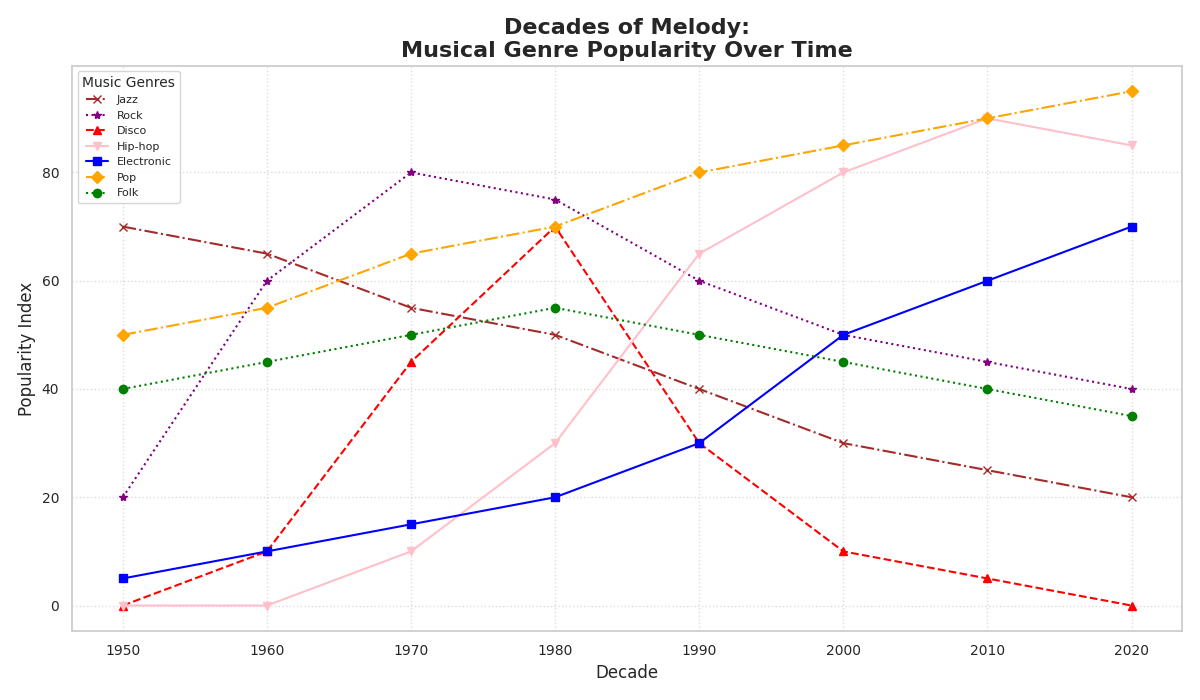

Write Python code to recreate this figure.
import matplotlib.pyplot as plt
import numpy as np

decades = np.arange(1950, 2030, 10)

jazz_popularity = [70, 65, 55, 50, 40, 30, 25, 20]
rock_popularity = [20, 60, 80, 75, 60, 50, 45, 40]
disco_popularity = [0, 10, 45, 70, 30, 10, 5, 0]
hiphop_popularity = [0, 0, 10, 30, 65, 80, 90, 85]
electronic_popularity = [5, 10, 15, 20, 30, 50, 60, 70]
pop_popularity = [50, 55, 65, 70, 80, 85, 90, 95]
folk_popularity = [40, 45, 50, 55, 50, 45, 40, 35]

fig, ax = plt.subplots(figsize=(12, 7))

# Randomly altered stylistic elements
ax.plot(decades, jazz_popularity, label='Jazz', color='brown', marker='x', linestyle='-.')
ax.plot(decades, rock_popularity, label='Rock', color='purple', marker='*', linestyle=':')
ax.plot(decades, disco_popularity, label='Disco', color='red', marker='^', linestyle='--')
ax.plot(decades, hiphop_popularity, label='Hip-hop', color='pink', marker='v', linestyle='-')
ax.plot(decades, electronic_popularity, label='Electronic', color='blue', marker='s', linestyle='-')
ax.plot(decades, pop_popularity, label='Pop', color='orange', marker='D', linestyle='-.')
ax.plot(decades, folk_popularity, label='Folk', color='green', marker='o', linestyle=':')

ax.set_xlabel('Decade', fontsize=12)
ax.set_ylabel('Popularity Index', fontsize=12)
ax.set_title('Decades of Melody:\nMusical Genre Popularity Over Time', fontsize=16, fontweight='bold')

# Changed grid to a different style
ax.grid(True, linestyle=':', alpha=0.7)

# Changed legend to a different location and style
ax.legend(loc='upper left', title='Music Genres', fontsize=8, title_fontsize='10')

plt.xticks(decades, fontsize=10)
plt.yticks(fontsize=10)

plt.tight_layout()
plt.show()
